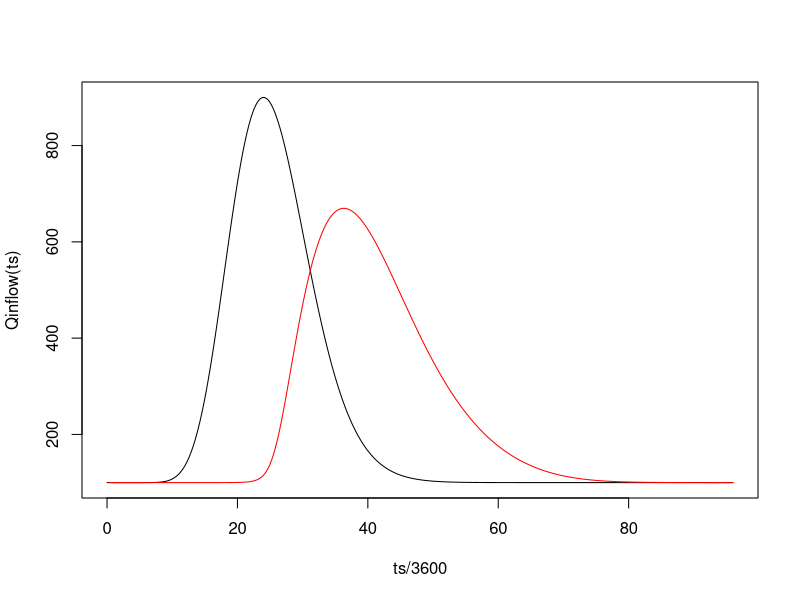

The R script that drew this image:
rm(list=ls())
library(R6)

chn <- R6Class(
    "channel",
    public = list(
        S0 = NA,
        B0 = NA,
        ca = NA, ## cot a
        sa = NA, ## sin angle
        Cs = NA,
        Ds = NA,
        Dx = NA,
        n = NA,
        initialize = function(S0,B0,grd,Dx,n){
            self$S0 <- S0
            self$B0 <- B0
            self$ca <- 1/grd
            self$sa <- sin(atan(grd))
            self$Dx <- Dx
            self$n <- n
        },
        update = function(Q){
            ## solve for depth
            Qy <- function(y){ (sqrt(self$S0)/n) * (Ay(y)^(5/3)) / (Py(y)^(2/3)) }
            Ay <- function(y){ (self$B0 + y*self$ca)*y }
            By <- function(y){ self$B0 + 2*y*self$ca }
            Py <- function(y){ self$B0 + 2*(y/self$sa) }
            Qy <- function(y){ (sqrt(self$S0)/self$n) * (Ay(y)^(5/3)) / (Py(y)^(2/3)) }
            cy <- function(y){ (5/3)* (sqrt(self$S0)/self$n) * (Ay(y)^(2/3)) / (Py(y)^(2/3)) *
                                   ( 1 - ( (4*Ay(y))/(5*By(y)*Py(y)*self$sa) ) )
            }
            vy <- function(y){ (sqrt(self$S0)/n) * (Ay(y)/Py(y))^(2/3) }
            betay <- function(y){ (5/3)*( 1 - ( (4*Ay(y))/(5*By(y)*Py(y)*self$sa) ) ) }
            fy <- function(y,q){q - Qy(y)}
            y <- uniroot(fy,c(0,100),q=Q)$root
            beta <- betay(y)
            cel <- cy(y)
            self$Cs <- cel/(beta*self$Dx) ## removed Dt compared to paper
            self$Ds <- Q/(beta*By(y)*self$S0*cel*Dx)
        }
    )
)

hru <- R6::R6Class(
               "hru",
               public = list(
                   ## states
                   q_sf_in = NA,
                   q_sf = NA,
                   s_sf = NA,
                   Cs_sf = NA,
                   Ds_sf = NA,
                   chn = NA,
                   e_sf = NA,
                   ## initialisation
                   initialize = function(qin,chn){
                       self$q_sf <- qin
                       self$q_sf_in <- qin
                       self$chn <- chn
                       self$chn$update( qin )
                       self$Cs_sf <- chn$Cs
                       self$Ds_sf <- chn$Ds
                       self$s_sf <- (1/(2*self$Cs_sf))*( (1-self$Ds_sf)*self$q_sf_in + (1+self$Ds_sf)*self$q_sf )
                   },
                   ## evolve
                   evolve = function(q_in,Dt){
                       q_sf_hat <- self$q_sf + (q_in - self$q_sf_in)
                       for(it in 1:10){
                           Qref <- (q_sf_hat + q_in)/2
                           self$chn$update(Qref)
                           Cs <- self$chn$Cs
                           Ds <- self$chn$Ds
                           K <- c(
                               -1+(Dt*Cs)+Ds ,
                               (1+(Dt*self$Cs_sf)-self$Ds_sf)*(Cs/self$Cs_sf),
                               (1-(Dt*self$Cs_sf)+self$Ds_sf)*(Cs/self$Cs_sf)
                           ) / (1 + (Dt*Cs) + Ds)
                           q_sf_hat <- K[1]*q_in + K[2]*self$q_sf_in + K[3]*self$q_sf
                       }
                       stmp <- (1/(2*Cs))*( (1-Ds)*q_in + (1+Ds)*q_sf_hat )
                       self$e_sf <- self$s_sf + (Dt/2)*(self$q_sf_in + q_in) - (Dt/2)*(self$q_sf + q_sf_hat) - stmp
                       self$q_sf <- q_sf_hat
                       self$q_sf_in <- q_in
                       self$s_sf <- stmp
                       self$Cs_sf <- Cs
                       self$Ds_sf <- Ds
                   }
               )
           )


## ##############################################################################
sim_time <- 96*60*60
sim_length <- 100*1000
## function to generate forcing
Qinflow <- function(tt){
    Qbase <- 100
    Qpeak <- 900
    beta <- 16
    Tp <- 24*60*60
    Qbase + (Qpeak-Qbase)*( (tt/Tp)*exp(1-(tt/Tp)) )^beta
}

## model steps
Dt <- 900
Dx <- 2000

## generate time steps
ts <- seq(0,sim_time,by=Dt)
nx <- ceiling(sim_length / Dx)

## initial outflow storage
Qrec <- rep(NA,length(ts)) ## outflow at end of simulation reach

## make HRUs
hrus <- list()
tt <- 1
q0 <- Qinflow(ts[tt])
for(ii in 1:nx){
    hrus[[ii]] <- hru$new(q0, chn$new(0.00025,50,Inf,Dx,0.035))
}

## simulate
for(tt in 2:length(ts)){
    qq <- Qinflow(ts[tt])
    ##if(tt==3){browser()}
    for(ii in 1:nx){
        hrus[[ii]]$evolve(qq,Dt)
         if( hrus[[ii]]$s_sf <= 0 ){
            print(paste(c(tt,ii,hrus[[ii]]$s_sf)))
        }
        if( hrus[[ii]]$e_sf > 1e-3 ){
            print(paste(c(tt,ii,hrus[[ii]]$e_sf)))
        }
        qq <- hrus[[ii]]$q_sf
    }
    Qrec[tt] <- qq
}

plot(ts/3600,Qinflow(ts),type="l")
lines(ts/3600,Qrec,col="red")
#lines(ts/3600,Qrec,col="orange")
